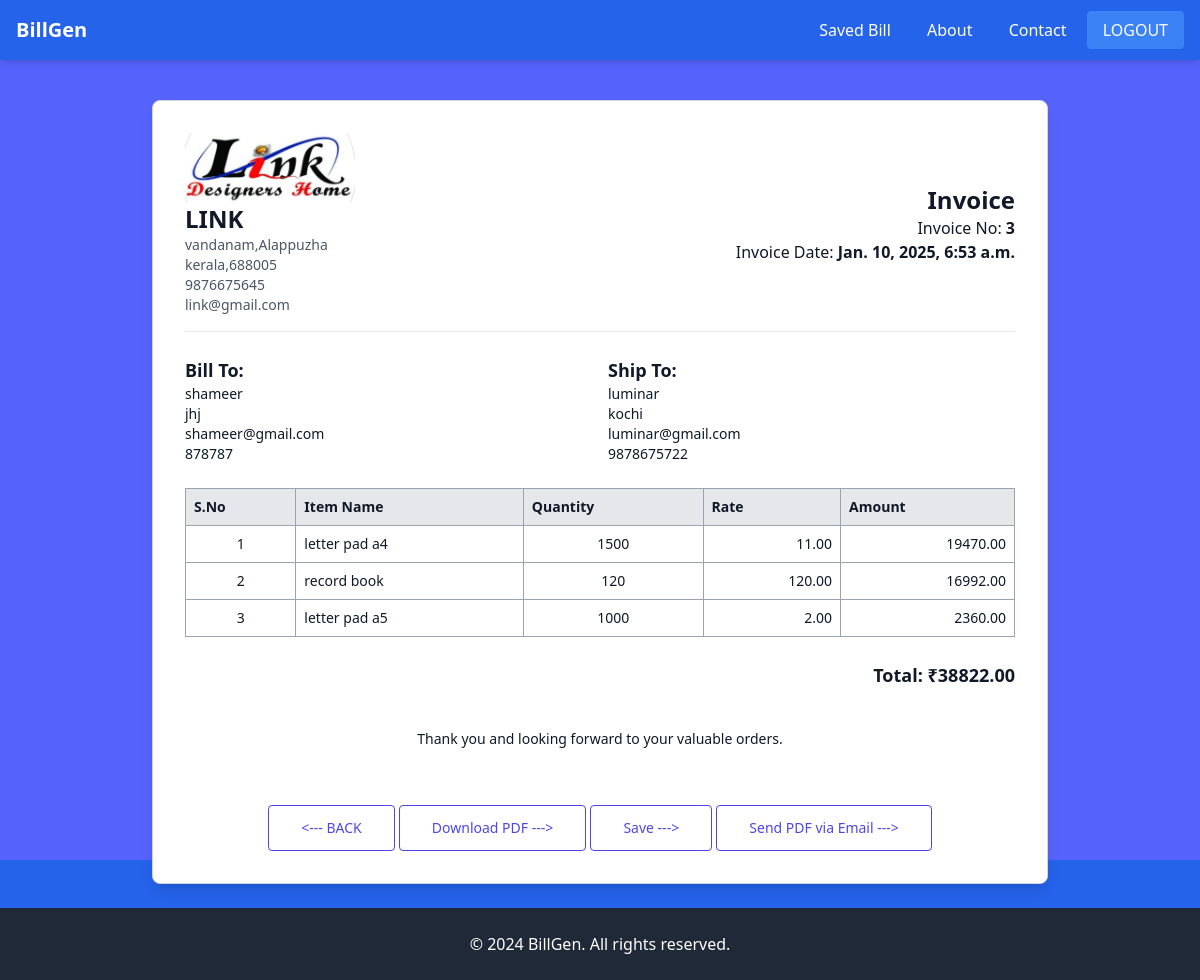
Screenshot of /invoice/3/ (signed in) with the database file from the repository.
### billapp/models.py (models this page shows, shortened)
class Company(models.Model):
    company_obj=models.OneToOneField(User,on_delete=models.CASCADE,related_name="company")
    company_logo=models.ImageField(upload_to="company_logo",null=True,blank=True)
    company_name=models.CharField(max_length=100)
    registration_number = models.CharField(max_length=50,null=True,blank=True)
    company_address=models.TextField()
    city = models.CharField(max_length=100)
    state = models.CharField(max_length=100)
    country = models.CharField(max_length=100,null=True,blank=True)
    postal_code = models.CharField(max_length=20)
    company_mobile=models.CharField(max_length=12)
    company_email=models.EmailField()
    website = models.URLField(blank=True, null=True)
    company_GSTIN=models.CharField(max_length=20,null=True,blank=True)
    established_date = models.DateField(null=True,blank=True)
    active = models.BooleanField(default=True,null=True,blank=True)

class Receiver(models.Model):
    receiver_obj = models.ForeignKey(Company, on_delete=models.CASCADE, related_name='receivers')  # Linking to Company
    receiver_name = models.CharField(max_length=100)  # Receiver Name
    receiver_address = models.TextField()  # Receiver Address
    receiver_city = models.CharField(max_length=100,null=True,blank=True)  # City
    receiver_state = models.CharField(max_length=100)  # State
    receiver_country = models.CharField(max_length=100, default="India",null=True,blank=True)  # Country (default to India)
    receiver_postal_code = models.CharField(max_length=10, blank=True, null=True)  # Postal Code
    receiver_mobile = models.CharField(max_length=15,null=True,blank=True)  # Mobile Number
    receiver_alternate_phone = models.CharField(max_length=15, blank=True, null=True)  # Alternate Phone Number
    receiver_email = models.EmailField()  # Email Address
    receiver_GSTIN = models.CharField(max_length=20, blank=True, null=True, help_text="GST Identification Number")
    receiver_pan = models.CharField(max_length=10, blank=True, null=True, help_text="PAN Number")
    is_active = models.BooleanField(default=True,null=True,blank=True)  # Status: Active/Inactive
    created_at = models.DateTimeField(default=now, editable=False,null=True,blank=True)  # Timestamp for creation
    updated_at = models.DateTimeField(auto_now=True,null=True,blank=True)  # Timestamp for last update
    class Meta:
        verbose_name = "Receiver"
        verbose_name_plural = "Receivers"
        ordering = ['receiver_name']

class ShipTo(models.Model):
    ship_obj = models.ForeignKey(Company, on_delete=models.CASCADE, related_name='shipments')  # Linking to Company
    shipping_name = models.CharField(max_length=100)  # Recipient Name
    shipping_address = models.TextField()  # Full Shipping Address
    shipping_city = models.CharField(max_length=100,null=True,blank=True)  # City
    shipping_state = models.CharField(max_length=100,null=True,blank=True)  # State
    shipping_country = models.CharField(max_length=100, default="India",null=True,blank=True)  # Country
    shipping_postal_code = models.CharField(max_length=10, blank=True, null=True)  # Postal Code
    shipping_mobile = models.CharField(max_length=15,null=True,blank=True)  # Primary Mobile Number
    shipping_alternate_phone = models.CharField(max_length=15, blank=True, null=True)  # Alternate Phone Number
    shipping_email = models.EmailField()  # Email Address
    shipping_instructions = models.TextField(blank=True, null=True, help_text="Special instructions for delivery")
    is_active = models.BooleanField(default=True,null=True,blank=True)  # Status: Active/Inactive
    created_at = models.DateTimeField(default=now, editable=False,null=True,blank=True)  # Timestamp for creation
    updated_at = models.DateTimeField(auto_now=True,null=True,blank=True)  # Timestamp for last update
    class Meta:
        verbose_name = "Ship To"
        verbose_name_plural = "Ship To"
        ordering = ['shipping_name']

class Item(models.Model):
    items_obj = models.ForeignKey(Company, on_delete=models.CASCADE, related_name='items')  # Linking to Company
    si_no = models.PositiveIntegerField(null=True)  # Serial Number
    items = models.CharField(max_length=255)  # Item Name
    description = models.TextField(blank=True, null=True)  # Item Description
    quantity = models.PositiveIntegerField()  # Quantity of Items
    unit = models.CharField(max_length=50, choices=[
        ('pcs', 'Pieces'),
        ('kg', 'Kilograms'),
        ('ltr', 'Liters'),
        ('box', 'Box'),
        ('doz', 'Dozen'),
    ], default='pcs')  # Unit of Measurement
    rate = models.DecimalField(max_digits=10, decimal_places=2)  # Unit Rate
    discount = models.DecimalField(max_digits=5, decimal_places=2, default=0.0, help_text="Discount in %")  # Discount Percentage
    tax_option = [
        ('18', 'GST'),
        ('0', 'No Tax'),
    ]
    tax = models.CharField(max_length=50, choices=tax_option, default='None')  # Tax Type
    tax_rate = models.DecimalField(max_digits=5, decimal_places=2, default=0.0, help_text="Tax rate in %")  # Tax Rate
    stock = models.PositiveIntegerField(default=0, help_text="Current stock available")  # Stock Tracking
    amount = models.DecimalField(max_digits=12, decimal_places=2,null=True,blank=True)  # Total Amount
    created_at = models.DateTimeField(default=now, editable=False)  # Timestamp for creation
    updated_at = models.DateTimeField(auto_now=True)  # Timestamp for last update

### billapp/views.py (the view)
# urls.py: path("invoice/<int:pk>/",views.Invoice.as_view(),name="invoice"),
@method_decorator(decs, name='dispatch')
class Invoice(View):
    template_name = "invoice.html"
    def get(self, request, *args, **kwargs):
        id = kwargs.get('pk')  # Retrieve the id from the URL parameters
        comp_dtl = Company.objects.get(company_obj=request.user)
        items = Item.objects.filter(items_obj=request.user.company)
        receiver = Receiver.objects.filter(receiver_obj=request.user.company).get(id=id)
        shipto = ShipTo.objects.filter(ship_obj=request.user.company).get(id=id)
        total_amount = sum(item.amount for item in items)
        return render(request, self.template_name, {
            "data": items,
            "receiver_data": receiver,
            "shipto_data": shipto,
            "comp_dtl": comp_dtl,
            "total_amount": total_amount  # Pass the total amount to the template context
        })

### billapp/templates/invoice.html (shortened to what this page needs)
{%extends 'base.html'%}
{%block main_block%}
</head>
<body class=" bg-gray-100 py-10">
    <form action="{%url 'add-to-save' pk=shipto_data.id%}" method="post">
        <div class="mt-10  page max-w-4xl mx-auto bg-white p-8 shadow-lg rounded-lg border border-gray-300">
            <div class="flex justify-between items-center border-b pb-4">
                <div>
                    {% if comp_dtl.company_logo %}
                    <img src="{{comp_dtl.company_logo.url}}" id="mainImage" class="w-4/4 h-4/4 " style="height: 70px;">
                    {%endif%}
                    <h1 class="text-2xl font-bold">{{comp_dtl.company_name}}</h1>
                    <p class="text-sm text-gray-600">{{comp_dtl.company_address}},{{comp_dtl.city}}</p>
                    <p class="text-sm text-gray-600">{{comp_dtl.state}},{{comp_dtl.postal_code}}</p>
                    <p class="text-sm text-gray-600">{{comp_dtl.company_mobile}}</p>
                    <p class="text-sm text-gray-600">{{comp_dtl.company_email}}</p>
                </div>
                <div class="text-right">
                    <h2 class="text-2xl font-bold">Invoice</h2>
                    <p>Invoice No: <strong>{{receiver_data.id}}</strong></p>
                    <p>Invoice Date: <strong>{{receiver_data.created_at}}</strong></p>
                </div>
            </div>
            <div class="grid grid-cols-2 gap-4 mt-6">
                <div>
                    <h3 class="text-lg font-semibold">Bill To:</h3>
                    {% if receiver_data %}
                    <p class="text-sm">{{ receiver_data.receiver_name }}</p>
                    <p class="text-sm">{{ receiver_data.receiver_address }}</p>
                    <p class="text-sm">{{ receiver_data.receiver_email }}</p>
                    <p class="text-sm">{{ receiver_data.receiver_mobile }}</p>
                    {% else %}
                    <p class="text-sm text-gray-600">No receiver data available</p>
                    {% endif %}
                </div>
                <div>
                    <h3 class="text-lg font-semibold">Ship To:</h3>
                    {% if shipto_data %}
                    <p class="text-sm">{{ shipto_data.shipping_name }}</p>
                    <p class="text-sm">{{ shipto_data.shipping_address }}</p>
                    <p class="text-sm">{{ shipto_data.shipping_email }}</p>
                    <p class="text-sm">{{ shipto_data.shipping_mobile }}</p>
                    {% else %}
                    <p class="text-sm text-gray-600">No shipto data available</p>
                    {% endif %}
                </div>
            </div>
            <table class="w-full mt-6 border border-gray-400 text-sm">
                <thead>
                    <tr class="bg-gray-200 text-left">
                        <th class="p-2 border border-gray-400">S.No</th>
                        <th class="p-2 border border-gray-400">Item Name</th>
                        <th class="p-2 border border-gray-400">Quantity</th>
                        <th class="p-2 border border-gray-400">Rate</th>
                        <th class="p-2 border border-gray-400">Amount</th>
                    </tr>
                </thead>
                <tbody>
                    {% if data %}
                    {% for item in data %}
                    <tr>
                        <td class="p-2 border border-gray-400 text-center">{{ forloop.counter }}</td>
                        <td class="p-2 border border-gray-400">{{ item.items|default:"0" }}</td>
                        <td class="p-2 border border-gray-400 text-center">{{ item.quantity|default:"0" }}</td>
                        <td class="p-2 border border-gray-400 text-right">{{ item.rate|default:"0" }}</td>
                        <td class="p-2 border border-gray-400 text-right">{{ item.amount|default:"0" }}</td>
                    </tr>
                    {% endfor %}
                    {% else %}
                    <tr>
                        <td colspan="5" class="p-2 border border-gray-400 text-center">No items available</td>
                    </tr>
                    {% endif %}
                </tbody>
            </table>
            <div class="mt-6 text-right">
                <p class="text-lg font-semibold">Total: ₹{{ total_amount|default:"0" }}</p>
            </div>
            <div class="mt-10">
                <p class="text-sm mt-2 text-center">Thank you and looking forward to your valuable orders.</p>
            </div>
            <div class="row mt-4 text-center">
                <a class="mt-10 inline-flex items-center gap-2 rounded border border-indigo-600 px-8 py-3 text-indigo-600 hover:bg-indigo-600 hover:text-white focus:outline-none focus:ring active:bg-indigo-500"
                    href="{% url 'generate-bill' pk=receiver_data.id %}">
                    <span class="text-sm font-medium"> <--- BACK </span>
                </a>
                <a class="col-md-4 mt-10 inline-flex items-center gap-2 rounded border border-indigo-600 px-8 py-3 text-indigo-600 hover:bg-indigo-600 hover:text-white focus:outline-none focus:ring active:bg-indigo-500"
                    href="{% url 'generate_items_pdf' pk=receiver_data.id %}">
                    <span class="text-sm font-medium"> Download PDF ---> </span>
                </a>
                <button type="submit" class="col-md-4 mt-10 inline-flex items-center gap-2 rounded border border-indigo-600 px-8 py-3 text-indigo-600 hover:bg-indigo-600 hover:text-white focus:outline-none focus:ring active:bg-indigo-500">
                    <span class="text-sm font-medium"> Save ---> </span>
                </button>
                <a class="col-md-4 mt-10 inline-flex items-center gap-2 rounded border border-indigo-600 px-8 py-3 text-indigo-600 hover:bg-indigo-600 hover:text-white focus:outline-none focus:ring active:bg-indigo-500"
                    href="{% url 'send_items_email' pk=receiver_data.id %}">
                    <span class="text-sm font-medium"> Send PDF via Email ---> </span>
                </a>
            </div>
        </div>
    </form>
</body>
{%endblock%}

### rows the page displays
Company: company_logo (picture), company_name "LINK", company_address "vandanam", city "Alappuzha", state "kerala", postal_code "688005", company_mobile "9876675645", company_email "link@gmail.com"
Receiver: id "3", created_at "Jan. 10, 2025, 6:53 a.m.", receiver_name "shameer", receiver_address "jhj", receiver_email "shameer@gmail.com", receiver_mobile "878787"
ShipTo: shipping_name "luminar", shipping_address "kochi", shipping_email "luminar@gmail.com", shipping_mobile "9878675722"
Item: items "letter pad a4", quantity "1500", rate "11.00", amount "19470.00"
Item: items "record book", quantity "120", rate "120.00", amount "16992.00"
Item: items "letter pad a5", quantity "1000", rate "2.00", amount "2360.00"

### other values shown
{{ total_amount|default:"0" }} "38822.00"
